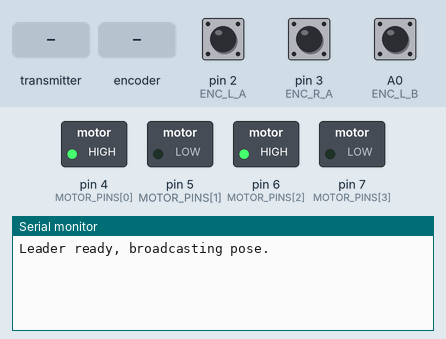
A sketch run on a simulated Arduino Uno, built with avr-gcc and run on an emulated ATmega328P. On the bench: switched loads named in the sketch (green lamp = pin HIGH), the last lines printed to the serial monitor. The inputs (shaded band) are chosen by the test bench; at power-on: pin 2 (ENC_L_A) HIGH, pin 3 (ENC_R_A) HIGH, A0 (ENC_L_B) HIGH. No radio packets arrive unless stated.

Above: at 1.2 s.
1.3 s: the transmitter starts sending followerId = 0
At 1.37 s:
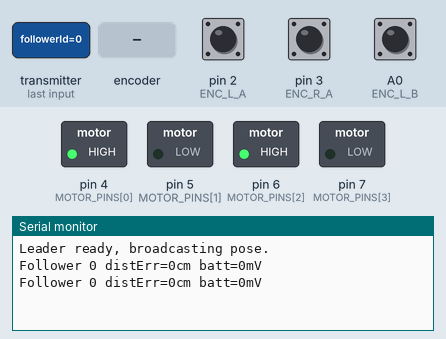
3.2 s: the transmitter starts sending distErrorCm = 256
At 3.32 s:
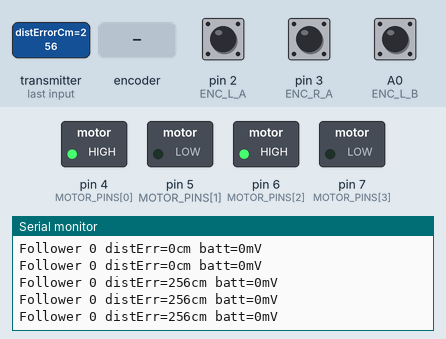
6.2 s: the transmitter starts sending batteryMv = 0
9.2 s: the transmitter starts sending followerId = 64
At 9.37 s:
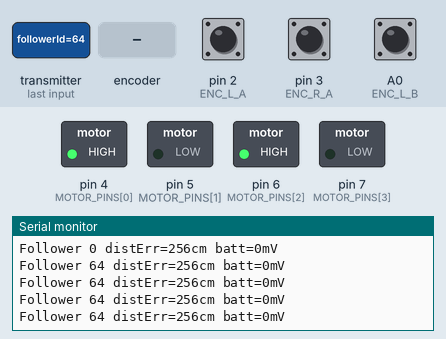
12.2 s: rotary encoder on pin 2 (ENC_L_A) / A0 (ENC_L_B) turned 3 steps (first pin leading)
15.8 s: the transmitter starts sending distErrorCm = 512
At 15.97 s:
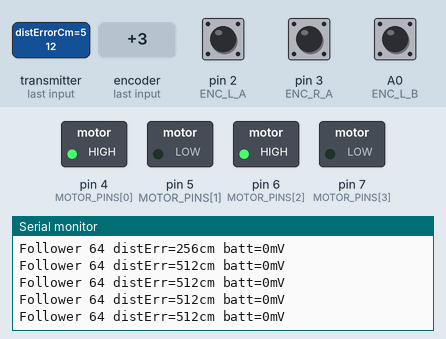
Timing chart, 0 to 18.8 s (numbered marks = the images above; inputs shaded):
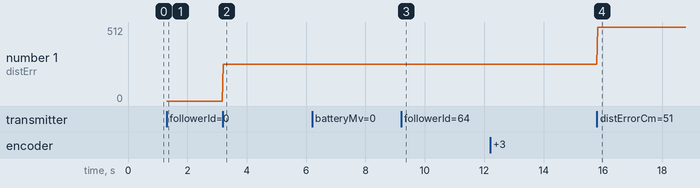

The sketch:

leader.ino
```cpp
/*
  nRF24 Swarm Formation Robots - Leader
  ------------------------------------------
  Dead-reckons its own pose from wheel encoders and broadcasts it
  best-effort over nRF24L01 for followers to track.
  Board: Arduino Uno.
*/

#include <SPI.h>
#include <RF24.h>

const uint8_t CE_PIN = 9, CSN_PIN = 10;
RF24 radio(CE_PIN, CSN_PIN);
const byte BROADCAST_PIPE[6] = "POSE1";
const byte STATUS_PIPE_A[6] = "STATA";
const byte STATUS_PIPE_B[6] = "STATB";

const uint8_t ENC_L_A = 2, ENC_L_B = A0;
const uint8_t ENC_R_A = 3, ENC_R_B = A1;
const uint8_t MOTOR_PINS[4] = {4, 5, 6, 7};

volatile long ticksL = 0, ticksR = 0;
const float WHEEL_BASE_CM = 15.0;
const float TICKS_PER_CM = 20.0;

struct Pose { int16_t x, y, heading; uint8_t seq; };
Pose pose = {0, 0, 0, 0};

struct FollowerStatus { uint8_t followerId; int16_t distErrorCm; uint16_t batteryMv; };

unsigned long lastBroadcastMs = 0;
const unsigned long BROADCAST_INTERVAL_MS = 100;

void encLA_ISR() { digitalRead(ENC_L_B) ? ticksL++ : ticksL--; }
void encRA_ISR() { digitalRead(ENC_R_B) ? ticksR++ : ticksR--; }

void setup() {
  Serial.begin(9600);
  pinMode(ENC_L_A, INPUT_PULLUP); pinMode(ENC_L_B, INPUT_PULLUP);
  pinMode(ENC_R_A, INPUT_PULLUP); pinMode(ENC_R_B, INPUT_PULLUP);
  attachInterrupt(digitalPinToInterrupt(ENC_L_A), encLA_ISR, RISING);
  attachInterrupt(digitalPinToInterrupt(ENC_R_A), encRA_ISR, RISING);

  for (uint8_t i = 0; i < 4; i++) pinMode(MOTOR_PINS[i], OUTPUT);

  radio.begin();
  radio.setPALevel(RF24_PA_LOW);
  radio.openWritingPipe(BROADCAST_PIPE);
  radio.openReadingPipe(1, STATUS_PIPE_A);
  radio.openReadingPipe(2, STATUS_PIPE_B);
  radio.stopListening();

  driveForwardScript();
  Serial.println("Leader ready, broadcasting pose.");
}

void loop() {
  updatePose();
  receiveFollowerStatus();

  unsigned long now = millis();
  if (now - lastBroadcastMs >= BROADCAST_INTERVAL_MS) {
    lastBroadcastMs = now;
    broadcastPose();
  }
}

void driveForwardScript() {
  // simple preset script: drive forward slowly for the demo
  digitalWrite(MOTOR_PINS[0], HIGH); digitalWrite(MOTOR_PINS[1], LOW);
  digitalWrite(MOTOR_PINS[2], HIGH); digitalWrite(MOTOR_PINS[3], LOW);
}

void updatePose() {
  noInterrupts();
  long l = ticksL, r = ticksR;
  interrupts();

  float distCm = ((l + r) / 2.0) / TICKS_PER_CM;
  float headingRad = ((r - l) / TICKS_PER_CM) / WHEEL_BASE_CM;

  pose.heading = (int16_t)(headingRad * 180.0 / PI);
  pose.x = (int16_t)(distCm * cos(headingRad));
  pose.y = (int16_t)(distCm * sin(headingRad));
}

void broadcastPose() {
  pose.seq++;
  radio.stopListening();
  radio.write(&pose, sizeof(Pose)); // best-effort; no retry logic needed by design
  radio.startListening();
}

void receiveFollowerStatus() {
  uint8_t pipeNum;
  if (radio.available(&pipeNum)) {
    FollowerStatus status;
    radio.read(&status, sizeof(FollowerStatus));
    Serial.print("Follower "); Serial.print(status.followerId);
    Serial.print(" distErr="); Serial.print(status.distErrorCm);
    Serial.print("cm batt="); Serial.print(status.batteryMv); Serial.println("mV");
  }
}
```

Measured:
- after the input at 1.3 s, the serial monitor: prints a new line at once (image 1)
- after the input at 3.2 s, the serial monitor: prints a new line at once (image 2)
- after the input at 9.2 s, the serial monitor: prints a new line at once (image 3)
- after the input at 15.8 s, the serial monitor: prints a new line at once (image 4)
- plotted number 1: 0 → 256 after the input at 3.2 s, 256 → 512 after the input at 15.8 s
